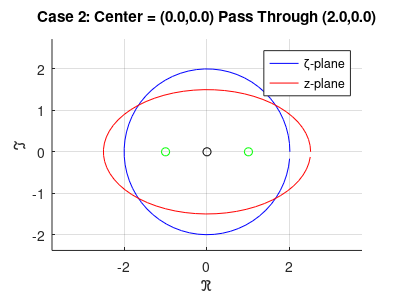

This figure's MATLAB source:
% Input
c = 1.0;
casee = 2;
center = [0, 0];
pass = [2, 0];

a = norm(center - pass);

t = 0:0.1:2*pi;

zeta = a * (cos(t) + 1i*sin(t)) + center(1) + center(2)*1i;

z = zeta + c ^ 2 * ones(size(zeta)) ./ zeta;

tit = sprintf(['Case %d: Center = (%2.1f,%2.1f) ', ...
              'Pass Through (%2.1f,%2.1f)'], ...
              casee, center(1), center(2), pass(1), pass(2));

close all
figure
hold on
plot(real(zeta),imag(zeta), '-b')
plot(real(z),imag(z), '-r')
plot(center(1),center(2), 'ok')
plot([-c, c], [0, 0], 'og')
xlabel('\Re'); ylabel('\Im')
legend('\zeta-plane','z-plane')
title(tit)

axis equal
axis([-2.2 2.2 -1.4 1.6]*1.7)
grid on

filen = sprintf('case%d',casee);
set(gcf, 'PaperPosition', [0 0 4 3]);
set(gcf, 'PaperSize', [4 3]); %Set the paper to have width 5 and height 5.
saveas(gcf, filen , 'pdf') %Save figure